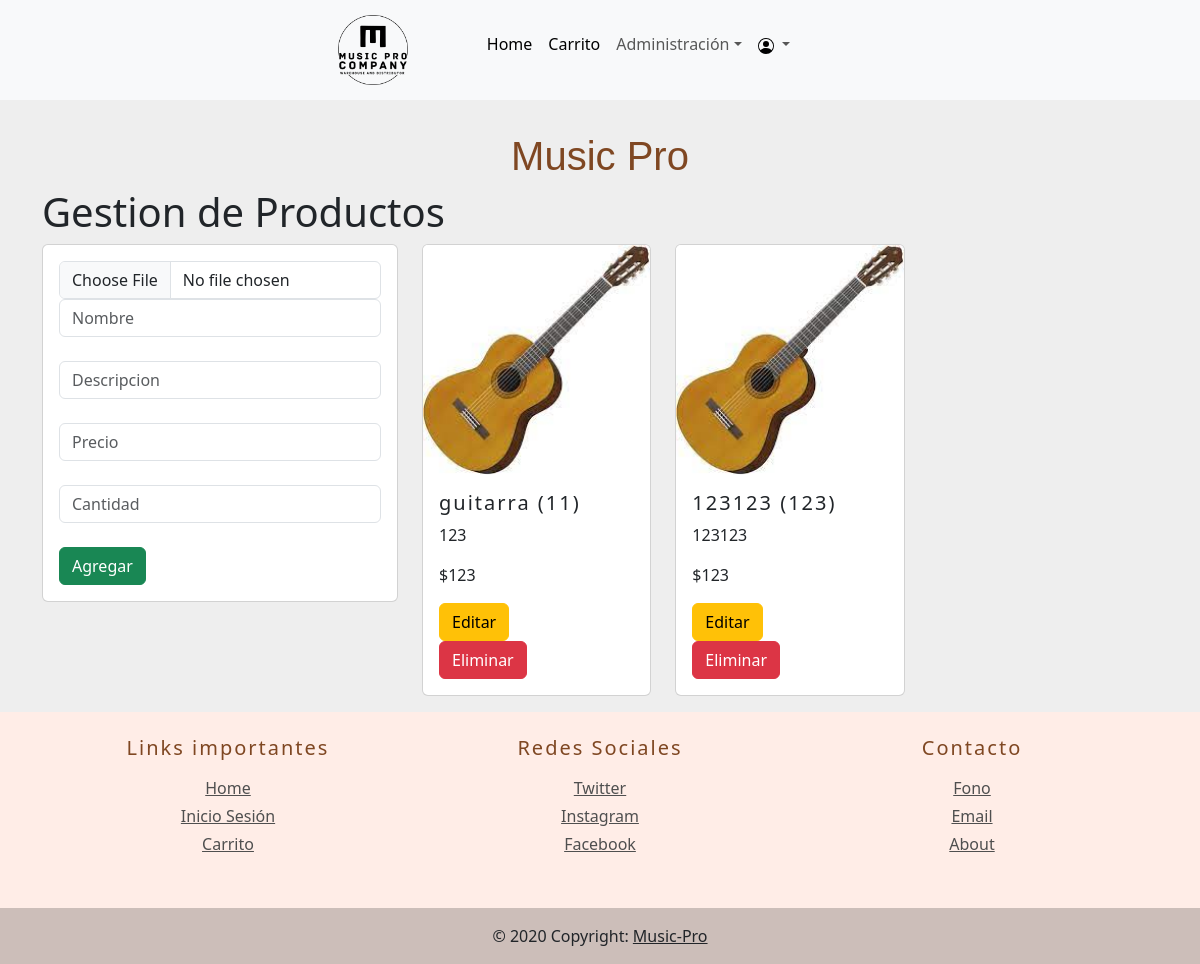
Page /gestionProductos/ (signed in) on the committed database.
### MusicPro/models.py (models this page shows, shortened)
class Producto(models.Model):
    id = models.AutoField(primary_key=True, unique=True)
    nombre = models.CharField(max_length=50)
    precio = models.IntegerField()
    descripcion = models.TextField()
    imagen = models.ImageField(upload_to='productos', null=True)
    cantidad = models.IntegerField(default=0)

### MusicPro/views.py (the view)
# urls.py: path('gestionProductos/', views.gestionProductos, name='gestionProductos'),
def gestionProductos(request):
    if request.user.is_superuser:
        productos = Producto.objects.all()
        return render(request, 'gestionProductos.html', {'productos': productos})
    else:
        return render(request, '404.html')

### MusicPro/templates/gestionProductos.html (shortened to what this page needs)
{% extends "baseHome.html" %}
{% load static %}
{% block content %}
{% load humanize %}
<div class="container">
    <h1>Gestion de Productos</h1>
    <div class="row">
        <div class="col-sm-12 col-md-6 col-lg-4 col-xl-4">
            <div class="card" >
                <form action="/registrarProducto/" method="POST" enctype="multipart/form-data">
                    <div class="card-body">
                        <div class="form-group">
                            <input type="file" class="form-control" id="fileImagen" name="imagen">
                        </div>
                        <div>
                            <div class="form-group">
                                <input type="text" id="nombre" name="nombre" class="form-control" placeholder="Nombre"
                                    minlength="1" maxlength="50" required>
                            </div>
                            <br>
                            <div class="form-group">
                                <input type="textarea" id="descripcion" name="descripcion" class="form-control"
                                    placeholder="Descripcion" minlength="1" maxlength="80" required>
                            </div>
                            <br>
                            <div class="form-group">
                                <input type="number" id="precio" name="precio" class="form-control" placeholder="Precio"
                                    minlength="1" maxlength="7" required>
                            </div>
                            <br>
                            <div class="form-group">
                                <input type="number" id="cantidad" name="cantidad" class="form-control"
                                    placeholder="Cantidad" required>
                            </div>
                        </div>
                        <br>
                        <button type="submit" class="btn btn-success btn-block">Agregar</button>
                    </div>
                </form>
            </div>
        </div>
        <div class="col-sm-6 col-md-6 col-lg-8 col-xl-8">
            <div class="row">
                {% for p in productos %}
                <div class="col-md-4">
                    <div class="card card-responsive mb-3">
                        {% if p.imagen %}
                        <img src="{{p.imagen.url}}" class="card-img-top" alt="...">
                        {% endif %}
                        <div class="card-body">
                            <h5 class="card-title">{{p.nombre}} ({{p.cantidad}})</h5>
                            <p class="card-text">{{p.descripcion}}</p>
                            <p class="price">${{ p.precio | intcomma }}</p>
                            <button type="button" class="btn btn-warning" aria-label="Editar">Editar</button>
                            <form action="/eliminarProducto/{{p.id}}" method="get">
                                <button type="submit" class="btn btn-danger"
                                aria-label="Eliminar">Eliminar</button>
                            </form>
                        </div>
                    </div>
                </div>
                {% endfor %}
            </div>
        </div>
    </div>
</div>
{% endblock %}

### MusicPro/static/css/styles.css (style rules this page uses)
h5 { letter-spacing: 2px; color: #7f4722; }
body { background-color: #eee; }

### rows in the picture
Producto: imagen (picture), nombre "guitarra", cantidad "11", descripcion "123", precio "123"
Producto: imagen (picture), nombre "123123", cantidad "123", descripcion "123123", precio "123"
